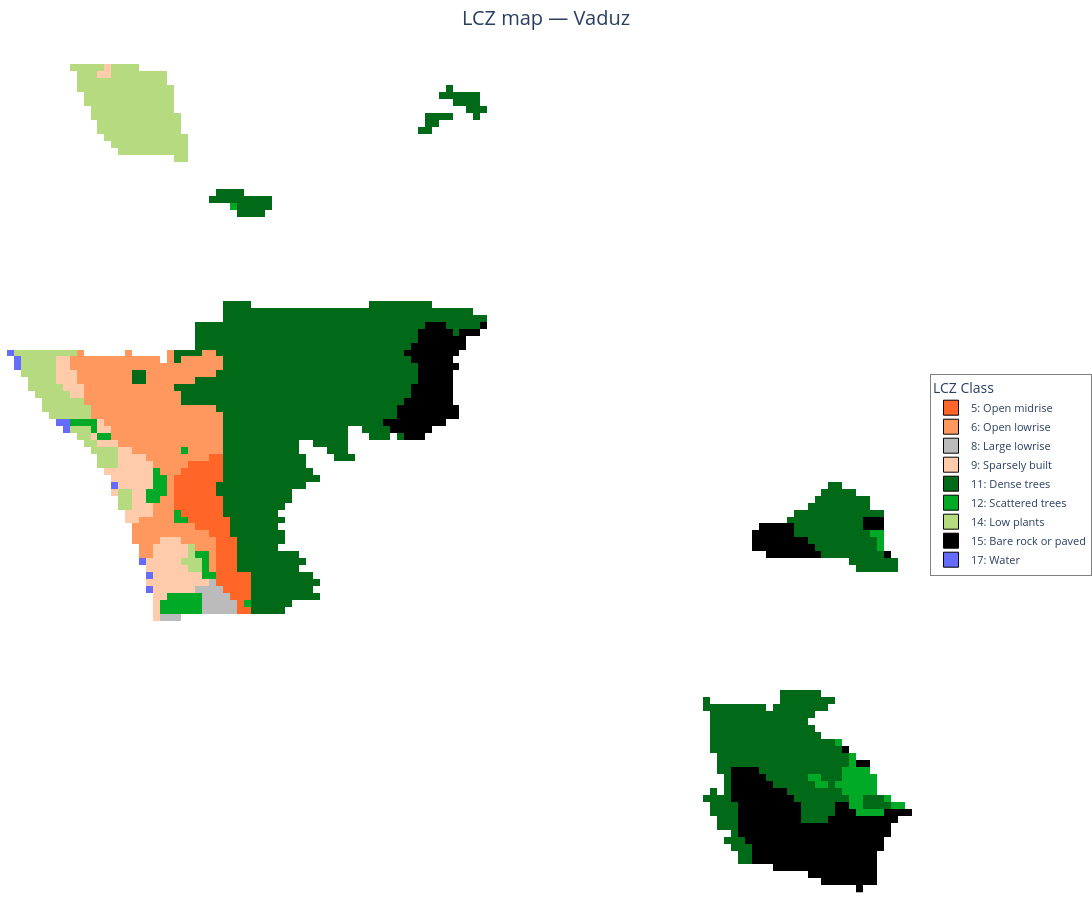

Notebook code cell kept with this figure:
### Markdown cell above
## `lcz_plot_map` — interactive discrete-class map

Key parameters:
- `x`: path to the LCZ GeoTIFF (or an already-open rasterio dataset).
- `show_legend`: shows the 17-class legend (recommended, on by default).
- `inclusive`: swaps the standard LCZ palette for a colorblind-friendly one (see below).
- `use_webgl` / `max_pixels`: keep large rasters responsive by rendering via WebGL and down-sampling above a pixel threshold.
- `renderer`: `'plotly'` (self-contained figure, default) or `'maplibre'` (HTML page with an OpenStreetMap basemap underneath — good for giving stakeholders geographic bearings).
- `data_type`: `'auto'` (default) detects LCZ vs. continuous data from the raster dtype.

It returns an `LCZPlotResult` with a `.fig` (Plotly figure) and, for `maplibre`, `.html`. `result.show()` displays either.

### Code cell
from LCZ4py import lcz_plot_map

result = lcz_plot_map(map_path, show_legend=True, title="LCZ map — Vaduz")
result.fig.show()

### Figure 1 — Plotly figure (JSON) as saved in the notebook; plotly's stock layout.template omitted (floating-point values rounded to 4 significant figures; data arrays with more than 128 entries replaced by an {"elided": "..."} marker saying what was removed)
{"data": [{"colorscale": [[0.0, "rgba(0,0,0,0)"], [0.05882, "#910613"], [0.1176, "#D9081C"], [0.1765, "#FF0A22"], [0.2353, "#C54F1E"], [0.2941, "#FF6628"], [0.3529, "#FF985E"], [0.4118, "#FDED3F"], [0.4706, "#BBBBBB"], [0.5294, "#FFCBAB"], [0.5882, "#565656"], [0.6471, "#006A18"], [0.7059, "#00A926"], [0.7647, "#628432"], [0.8235, "#B5DA7F"], [0.8824, "#000000"], [0.9412, "#FCF7B1"], [1.0, "#656BFA"]], "dx": 0.0008983, "dy": 0.0008983, "hoverinfo": "x+y+z", "hovertemplate": "LCZ Class: %{z:.0f}<br>X: %{x:.5f}<br>Y: %{y:.5f}<extra></extra>", "showscale": false, "type": "heatmap", "x0": 9.494, "y0": 47.09, "z": {"elided": "120x131 int values"}, "zmax": 17, "zmin": 0}, {"hoverinfo": "x+y+z", "legendgroup": "lcz_classes", "marker": {"color": "#FF6628", "line": {"color": "black", "width": 1}, "size": 15, "symbol": "square"}, "mode": "markers", "name": "5: Open midrise", "showlegend": true, "type": "scatter", "x": [null], "y": [null]}, {"hoverinfo": "x+y+z", "legendgroup": "lcz_classes", "marker": {"color": "#FF985E", "line": {"color": "black", "width": 1}, "size": 15, "symbol": "square"}, "mode": "markers", "name": "6: Open lowrise", "showlegend": true, "type": "scatter", "x": [null], "y": [null]}, {"hoverinfo": "x+y+z", "legendgroup": "lcz_classes", "marker": {"color": "#BBBBBB", "line": {"color": "black", "width": 1}, "size": 15, "symbol": "square"}, "mode": "markers", "name": "8: Large lowrise", "showlegend": true, "type": "scatter", "x": [null], "y": [null]}, {"hoverinfo": "x+y+z", "legendgroup": "lcz_classes", "marker": {"color": "#FFCBAB", "line": {"color": "black", "width": 1}, "size": 15, "symbol": "square"}, "mode": "markers", "name": "9: Sparsely built", "showlegend": true, "type": "scatter", "x": [null], "y": [null]}, {"hoverinfo": "x+y+z", "legendgroup": "lcz_classes", "marker": {"color": "#006A18", "line": {"color": "black", "width": 1}, "size": 15, "symbol": "square"}, "mode": "markers", "name": "11: Dense trees", "showlegend": true, "type": "scatter", "x": [null], "y": [null]}, {"hoverinfo": "x+y+z", "legendgroup": "lcz_classes", "marker": {"color": "#00A926", "line": {"color": "black", "width": 1}, "size": 15, "symbol": "square"}, "mode": "markers", "name": "12: Scattered trees", "showlegend": true, "type": "scatter", "x": [null], "y": [null]}, {"hoverinfo": "x+y+z", "legendgroup": "lcz_classes", "marker": {"color": "#B5DA7F", "line": {"color": "black", "width": 1}, "size": 15, "symbol": "square"}, "mode": "markers", "name": "14: Low plants", "showlegend": true, "type": "scatter", "x": [null], "y": [null]}, {"hoverinfo": "x+y+z", "legendgroup": "lcz_classes", "marker": {"color": "#000000", "line": {"color": "black", "width": 1}, "size": 15, "symbol": "square"}, "mode": "markers", "name": "15: Bare rock or paved", "showlegend": true, "type": "scatter", "x": [null], "y": [null]}, {"hoverinfo": "x+y+z", "legendgroup": "lcz_classes", "marker": {"color": "#656BFA", "line": {"color": "black", "width": 1}, "size": 15, "symbol": "square"}, "mode": "markers", "name": "17: Water", "showlegend": true, "type": "scatter", "x": [null], "y": [null]}], "layout": {"dragmode": "pan", "height": 900, "legend": {"bgcolor": "rgba(255,255,255,0.9)", "bordercolor": "gray", "borderwidth": 1, "font": {"size": 11}, "title": {"font": {"size": 14}, "text": "LCZ Class"}, "x": 1.02, "xanchor": "left", "y": 0.5, "yanchor": "middle"}, "margin": {"b": 0, "l": 0, "r": 180, "t": 50}, "paper_bgcolor": "white", "plot_bgcolor": "white", "title": {"font": {"size": 20}, "text": "LCZ map — Vaduz", "x": 0.5, "xanchor": "center"}, "width": 1200, "xaxis": {"showgrid": false, "showticklabels": false, "zeroline": false}, "yaxis": {"scaleanchor": "x", "scaleratio": 1, "showgrid": false, "showticklabels": false, "zeroline": false}}}
